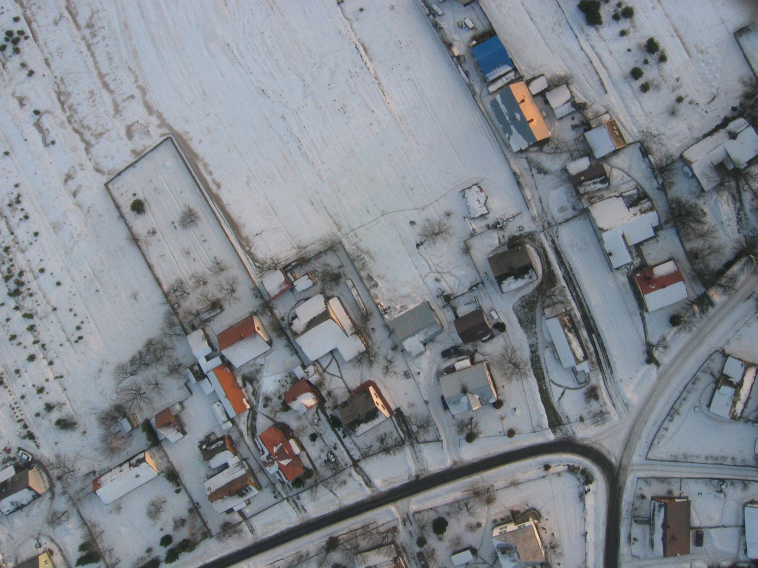
#> input picture src/3.jpg, 2272 x 1704 px, given in place of box.png, which was not available (shown at 1/3 size)
$ python mosaicing_lma.py 3.jpg   (Python 2 division)
#> lines starting #> are read from the running program, lines starting #| are printed output that depends on the picture; pictures that were not available may be replaced by others from this repository, and a replacement may not be noted
import numpy as np
import cv2
#from common import anorm
import utilities as util
import levenberg_marquardt as lma


help_message = '''SURF image match

USAGE: [ <image1> <image2> ]
'''


FLANN_INDEX_KDTREE = 1  # bug: flann enums are missing

flann_params = dict(algorithm = FLANN_INDEX_KDTREE,
                    trees = 4)

# [7 lines left out: function match_flann, not called in this run]


if __name__ == '__main__':
    import sys
    try: fn1, fn2 = sys.argv[1:3]
    except:
        fn1 = '../c/box.png'
        fn2 = '../c/box_in_scene.png'
    print help_message

    img1 = cv2.imread(fn1, 0)
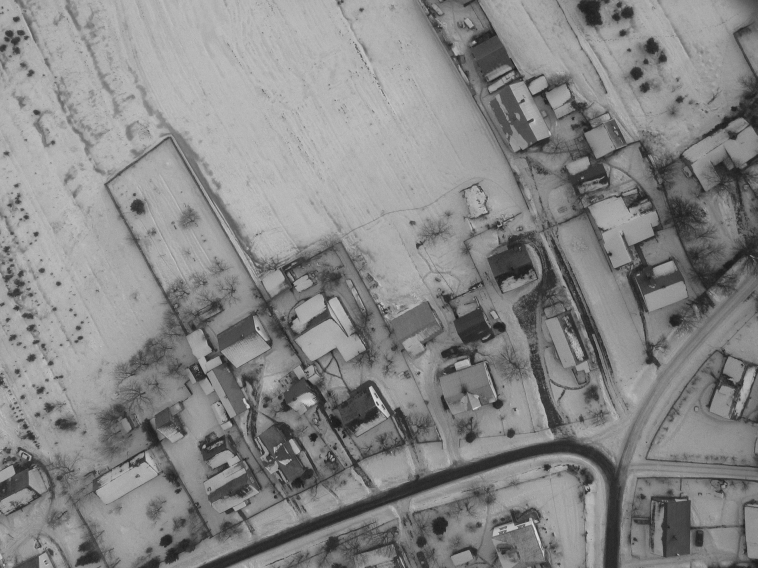
#> img1: shape (1704, 2272) (shown at 1/3 size); min 18, max 229, mean 134.3
    img2 = cv2.imread(fn2, 0)
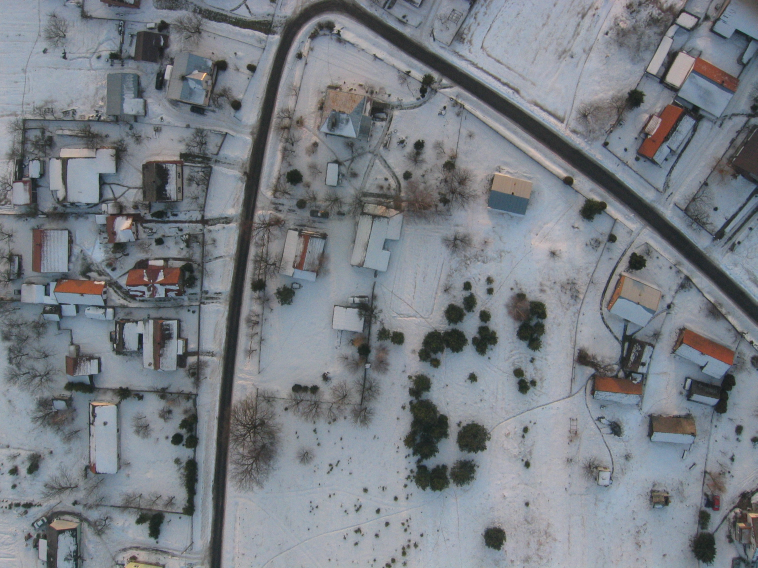
#> input picture src/4.jpg, 2272 x 1704 px, given in place of box_in_scene.png, which was not available (shown at 1/3 size)
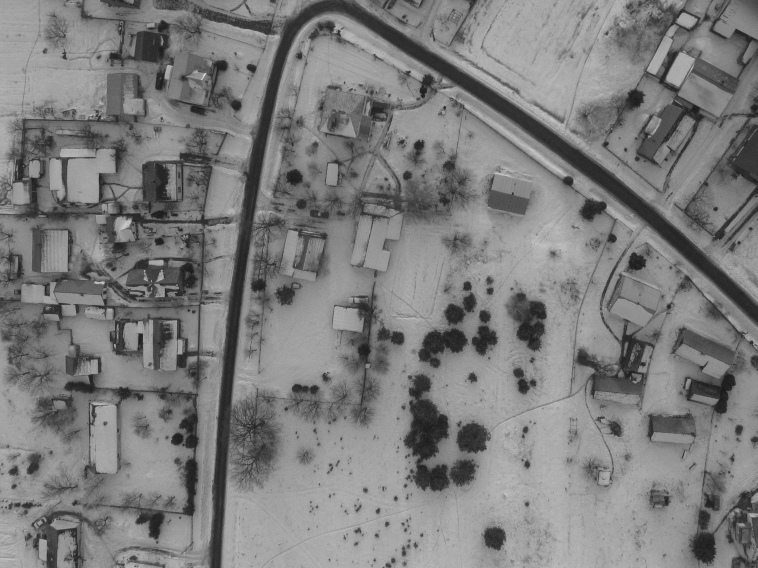
#> img2: shape (1704, 2272) (shown at 1/3 size); min 12, max 248, mean 124.9

#> (the run stopped early here; a loop or call above may not have finished)
